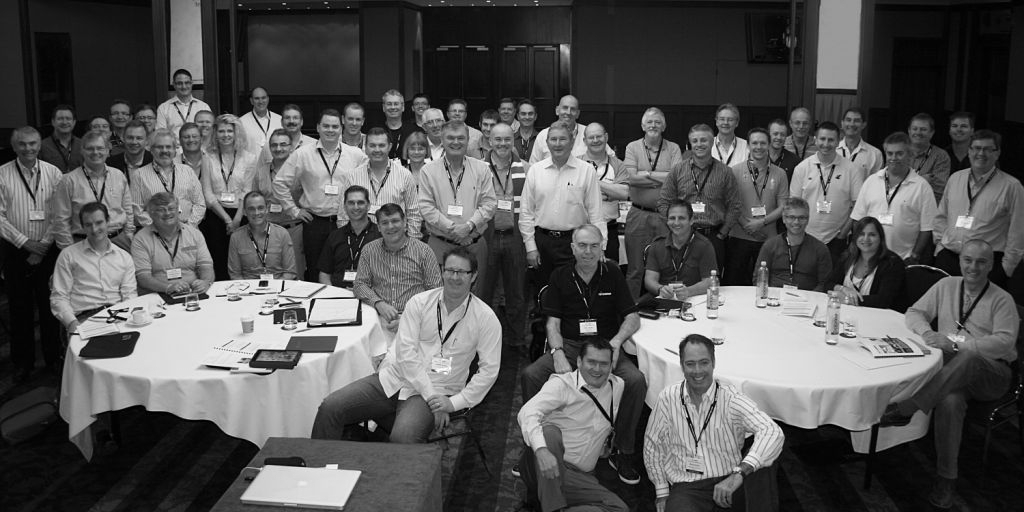
#> input picture groupGray.jpg, 1024 x 512 px
$ python mycode.py   (older library calls are emulated)
#> lines starting #> are read from the running program, lines starting #| are printed output that depends on the picture
import matplotlib.pyplot as plt
import matplotlib.image as mpimg
import matplotlib.patches as patches
import numpy as np
# import random
# from numpy import cov

img2 = mpimg.imread('groupGray.jpg')
#> img2 is the input picture: shape (512, 1024); min 0, max 254, mean 85.2
# [4 lines of commented-out code are left out]

img1 = mpimg.imread('boothiGray.jpg')
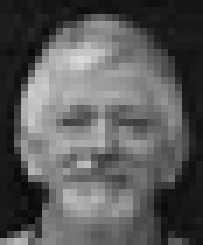
#> input picture evolutionary_algorithm/boothiGray.jpg, 29 x 35 px, found by its file name (shown 7 times larger)
#> img1 is the input picture: shape (35, 29); min 8, max 218, mean 89.9
# [4 lines of commented-out code are left out]

pop_size = 50
# random.seed(1)
pop_table = []
# p1 = np.random.randint(img2.shape[0], size=pop_size)
# p2 = np.random.randint(img2.shape[1], size=pop_size)
# pop_table = [(p1[i], p2[i]) for i in range(0,pop_size)]
for i in range(pop_size):
    pop_table.append((np.random.randint(img2.shape[0]), np.random.randint(img2.shape[1])))
# [7 lines of commented-out code are left out]
img2 = np.array(img2)
fitness_values = []
for i in range(pop_size):
    frame = img2[pop_table[i][0]:(pop_table[i][0]+img1.shape[0]),pop_table[i][1]:(pop_table[i][1]+img1.shape[1])]
    # PASS TO CORRELATION FUNCTION
    # NUMERATOR
    a = frame-np.mean(frame)
    b = img1-np.mean(img1)
    if (a.shape==b.shape):
        mul = a*b
        mul_sum = np.sum(mul)
    # print(mul_sum)
    # dENOMINATOR
        a_sq = a**2
        b_sq = b**2
        a_sum = np.sum(a_sq)
        b_sum = np.sum(b_sq)
        result= np.sqrt(a_sum*b_sum)
    # print(result)
    # CROSS-CORRELATION
        value = mul_sum/result
    # print(value)
        fitness_values.append(value)
    else:
        fitness_values.append(0)
#> this loop made 50 passes
#> (mul_sum, a_sum, result, value) on passes 1, 2, 3, 4, 5, 6, 7, 8, 9, 10, 12, 13: (221839.5, 699221.4, 1504050.6, 0.147), (133078.1, 1035504.9, 1830337.4, 0.0727), (15750.4, 3612.8, 108112.5, 0.146), (-70514.1, 3386390.7, 3309966.7, -0.0213), (111192.8, 29541.2, 309149.9, 0.36), (593374.4, 4160368.3, 3668774.2, 0.162), (-668557.7, 1105146.6, 1890884.7, -0.354), (-48631.8, 11593.7, 193672.1, -0.251), (-563218.4, 2291100.8, 2722558.3, -0.207), (266647.8, 3102560.6, 3168219.2, 0.0842), (694016.7, 3203486.2, 3219337.6, 0.216), (-23913.8, 745054.5, 1552562.5, -0.0154)
#> pass 1, `frame = img2[pop_table[i][0]:(pop_table[i][0]+img1.shape[0]),pop_table..`:
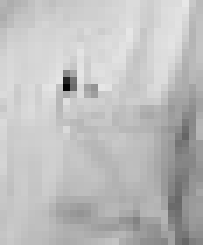
#> frame: shape (35, 29) (shown 7 times larger); min 6, max 231, mean 189.9
#> pass 1, `a = frame-np.mean(frame)`:
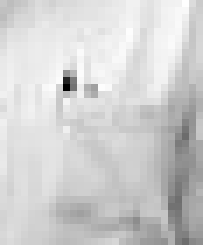
#> a: shape (35, 29) float64 (shown 7 times larger); min -183.9, max 41.07, mean 0; drawn with min black and max white
#> pass 1, `b = img1-np.mean(img1)`:
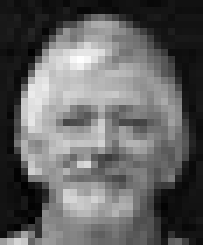
#> b: shape (35, 29) float64 (shown 7 times larger); min -81.92, max 128.1, mean 0; drawn with min black and max white
#> pass 1, `mul = a*b`:
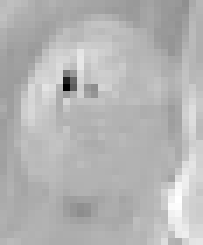
#> mul: shape (35, 29) float64 (shown 7 times larger); min -14177.7, max 6094.3, mean 218.6; drawn with min black and max white
#> after the loop:
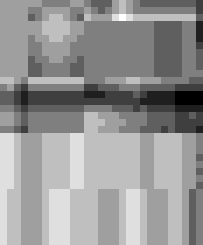
#> frame: shape (35, 29) (shown 7 times larger); min 2, max 10, mean 6.68; drawn with min black and max white
#> after the loop, fitness_values = 50 values, max 0.36 at index 4, min -0.354 at index 6, mean 0.0172
    # print(frame)
# print("frame shape is")

# print(fitness_values)
threshold = 0.9
# SORTING
# print('Sorted')
sorted_fitness = sorted(fitness_values)
#> sorted_fitness = 50 values from -0.354 to 0.36
# print(sorted_fitness)
# EXTRACTING THE MAX COORDINATE
if (sorted_fitness[pop_size - 1] >= 0.4):
# SQUARING THE FACE
    fig,ax = plt.subplots(1)
    ax.imshow(img2, cmap= 'gray')
    rect = patches.Rectangle(pop_table[i],35,29,linewidth=1,edgecolor='r',facecolor='none')
    ax.add_patch(rect)
    plt.show()
# MAKING NEW POPULATION TABLE
new_pop_table = []
for i in range(pop_size):
    for j in range(pop_size):
        if (sorted_fitness[i]==fitness_values[j]):
            fitness_values[j] = -100
            new_pop_table.append(pop_table[j])
#> after the loop, fitness_values = 50 values from -100 to -100
    #     print(fitness_values[i])
    #     print(pop_table[i])

# print(new_pop_table)
binary_number = []
# print(len(new_pop_table))
out_array = np.asarray(new_pop_table, dtype=np.int)
for i in out_array:
    x = np.binary_repr(i[0], width= 11)
    y = np.binary_repr(i[1], width= 11)
    binary_number.append((x,y))
# [5 lines of commented-out code are left out]
concat_binary = [''.join(i) for i in binary_number]
# [4 lines of commented-out code are left out]
result_list = []
for i in range(0,pop_size, 2):
    binary_value_1 = concat_binary[i]
    binary_value_2 = concat_binary[i+1]
    binary_value_1 = list(binary_value_1)
    binary_value_2 = list(binary_value_2)
    # print(binary_value_1, binary_value_2)
    # print(type(binary_value_1[0]),type(binary_value_2))
    random_point = np.random.randint(0, 22)
    # print("CrossOver Point", random_point)
    for j in range(random_point, 22):
        # print(type(binary_value_1[j]))
        binary_value_1[j], binary_value_2[j] = binary_value_2[j], binary_value_1[j]
    binary_value_1= ''. join(binary_value_1)
    binary_value_2= ''. join(binary_value_2)
    result_list.append(binary_value_1)
    result_list.append(binary_value_2)
# print(result_list)

# MUTATION
mutated_result=[]
for value in result_list:
    value= list(value)
    mutation_point = np.random.randint(0,22)
    # print(value[mutation_point])
    if(value[mutation_point]==0):
        value[mutation_point]=1
    else:
        value[mutation_point]=0
    # print(value)
    value= ''.join(str(v) for v in value)
    mutated_result.append(value)
print(mutated_result)
#> (printed output is left out)


# [53 lines of commented-out code are left out]
